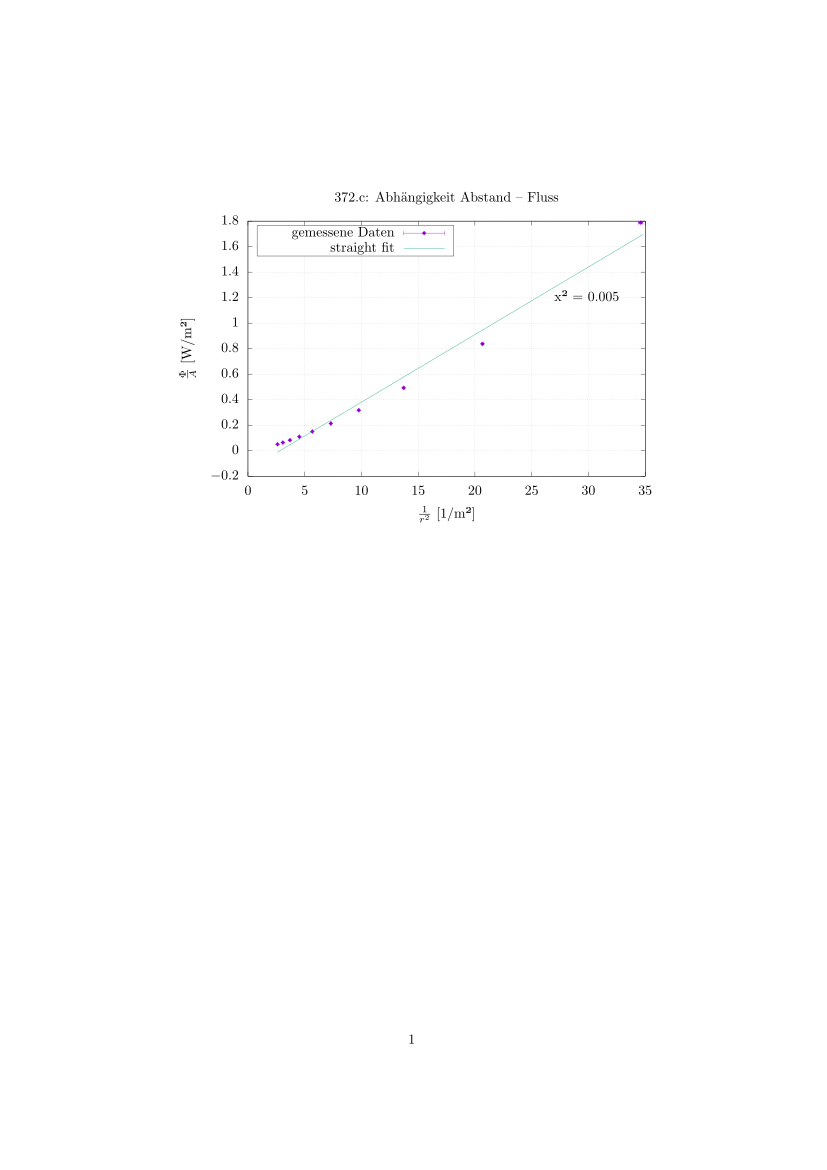

Generate this figure with gnuplot:
set terminal epslatex color
set output "output_c.tex"
set title '372.c: Abhängigkeit Abstand -- Fluss'
set xlabel '$\frac{1}{r^2}$ [1/m²]'
set ylabel '$\frac{\Phi}{A}$ [W/m²]'
set grid
set key box top left
f(x) = m*x+n
fit f(x) 'c.dat' via m,n
chi2 = (FIT_STDFIT*FIT_STDFIT)
set label sprintf("x² = %.3f", chi2) at 27,1.2
plot 'c.dat' u 1:2:3:4 with xyerrorbars title 'gemessene Daten' pt 13 pointsize 1,\
        f(x) title 'straight fit'

# pt 0 pixel
# pt 1 plus
# pt 13 dot
# lw linewidth
# ps pointsize
# yerrorbars uses last column
